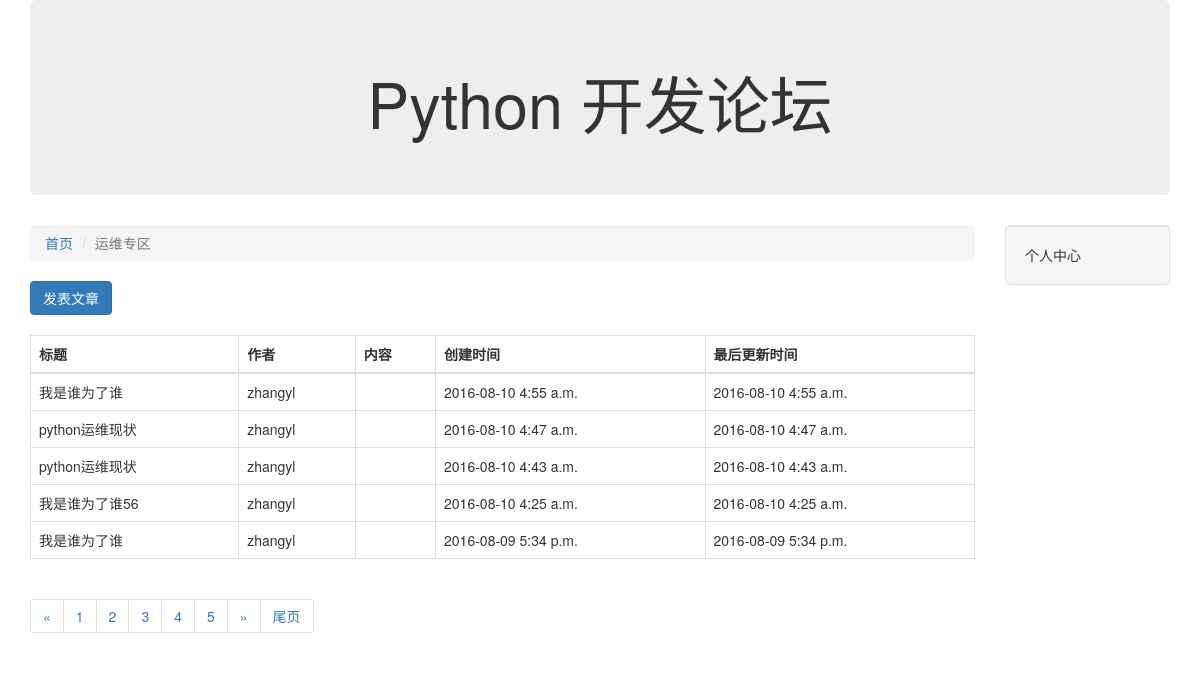
The page /article/list/4 on the database its author committed.
### block/models.py (models this page shows, shortened)
class Block(models.Model):
    name = models.CharField("板块名称",max_length=100)
    decs = models.CharField("板块描述",max_length=100)
    manager_name = models.CharField("板块管理员名称",max_length=100)
    status = models.IntegerField("状态",choices=((0,"正常"),(-1,"删除")),default=0)
    class Meta:
        verbose_name="板块"
        verbose_name_plural="板块"

### article/models.py (models this page shows, shortened)
class Article(models.Model):
    block= models.ForeignKey(Block,verbose_name="板块ID")
    title = models.CharField("标题",max_length=100)
    content = models.CharField("内容",max_length=10000)
    status= models.IntegerField("状态",choices=((0,"正常"),(-1,"删除")),default=0)
    creat_timestamp= models.DateTimeField("创建时间",auto_now_add=True)
    last_update_timestamp = models.DateTimeField("最后更新时间", auto_now=True)
    class Meta:
        verbose_name="文章"
        verbose_name_plural="文章"

### article/views.py (the view)
# urls.py: url(r'^list/(?P<block_id>\d+)', article_list),
def article_list(request,block_id):
    block_id=int(block_id)
    block =Block.objects.get(id = block_id)
    articles_objs=Article.objects.filter(block=block,status=0).order_by("-id")
    return  render(request,"article_list.html",{"articles":articles_objs,"b":block})

### article/templates/article_list.html
{%extends "base.html"%}
{%block content%}
<div class="col-xs-12 col-md-10">
		<ol class="breadcrumb">
			<li><a href="/">首页</a></li>
			<li class="active">{{b.name}}</li>
		</ol>
	<div>
		<div>
			<a href="/article/create/{{b.id}}" class="btn btn-primary">发表文章</a>
			<br />
			<br />
		</div>
	</div>
	<div>
		<table class="table table-bordered">
			<thead>
				<tr>
					<th>标题</th>
					<th>作者</th>
					<th>内容</th>
					<th>创建时间</th>
					<th>最后更新时间</th>
				</tr>
			</thead>
			<tbody>
				{%for article in articles%}
				<tr>
					<td>{{article.title}}</td>
					<td>
						zhangyl
					</td>
					<td>{{article.content_1}}</td>
					<td>{{article.creat_timestamp|date:"Y-m-d P"}}</td>
					<td>{{article.last_update_timestamp|date:"Y-m-d P"}}</td>
				</tr>
				{%endfor%}
			</tbody>
		</table>
	</div>
<div>
		<nav>
		  <ul class="pagination">
		    <li>
		      <a href="#" aria-label="Previous">
		        <span aria-hidden="true">&laquo;</span>
		      </a>
		    </li>
		    <li><a href="#">1</a></li>
		    <li><a href="#">2</a></li>
		    <li><a href="#">3</a></li>
		    <li><a href="#">4</a></li>
		    <li><a href="#">5</a></li>
		    <li>
		      <a href="#" aria-label="Next">
		        <span aria-hidden="true">&raquo;</span>
		      </a>
		    </li>
		    <li>
		      <a href="#" aria-label="Next">
		        <span aria-hidden="true">
		        	尾页
		        </span>
		      </a>
		    </li>
		  </ul>
		</nav>
	</div>
</div>
<div class="col-xs-12 col-md-2">
	<div class="well">个人中心</div>
</div>
{%endblock%}

### templates/base.html (shortened to what this page needs)
<!DOCTYPE html>
<html>
<head>
	<mate charset = "utf-8">
	<link rel="stylesheet" href="/static/css/bootstrap.min.css"/>
</head>
<body>
	<div class="container">
		<div class="row">
			<div class="col-xs-12 col-md-12">
				<div class="jumbotron">
				  <center><h1>Python 开发论坛</h1></center>
				</div>
			</div>
		</div>
		<div class="row">
			{%block content%}
			{%endblock%}
		</div>
	</div>
</body>
</html>

### rows shown on the page
Block: name "运维专区"
Article: title "我是谁为了谁", creat_timestamp "2016-08-10 4:55 a.m.", last_update_timestamp "2016-08-10 4:55 a.m."
Article: title "python运维现状", creat_timestamp "2016-08-10 4:47 a.m.", last_update_timestamp "2016-08-10 4:47 a.m."
Article: title "python运维现状", creat_timestamp "2016-08-10 4:43 a.m.", last_update_timestamp "2016-08-10 4:43 a.m."
Article: title "我是谁为了谁56", creat_timestamp "2016-08-10 4:25 a.m.", last_update_timestamp "2016-08-10 4:25 a.m."
Article: title "我是谁为了谁", creat_timestamp "2016-08-09 5:34 p.m.", last_update_timestamp "2016-08-09 5:34 p.m."
